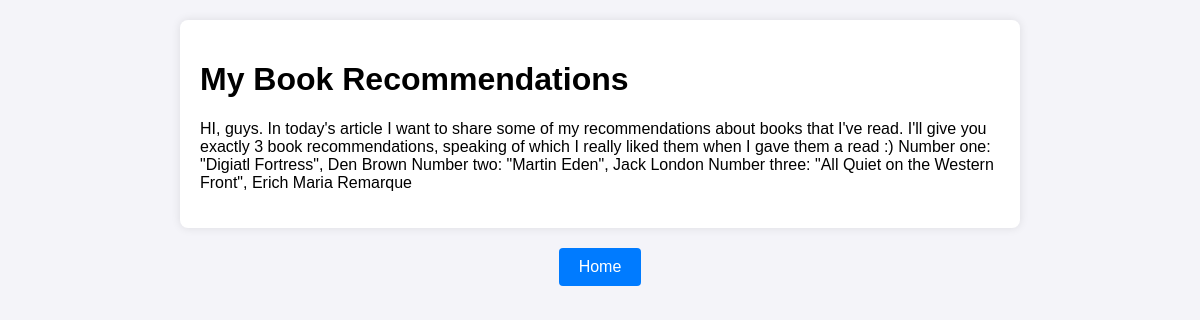
The app's page /articles/art/3 with its own data.
### articles/models.py (models this page shows, shortened)
class Articles(models.Model):
    title = models.CharField(max_length=256, blank=True, null=True)
    category = models.ForeignKey(Category, on_delete=models.DO_NOTHING)
    text = models.TextField(blank=True, null=True)
    image = models.ImageField(upload_to='default/', blank=True, null=True, default='not_available.png')
    created_at = models.DateField(auto_now_add=True)
    updated_at = models.DateField(auto_now=True)
    class Meta:
        db_table = 'articles'

### articles/views.py (the view)
# urls.py: path('art/<int:pk>', ArticleDetailView.as_view(), name='detail'),
class ArticleDetailView(View):
    def get(self, request, pk):
        article = Articles.objects.get(pk=pk)
        return render(request, 'detail.html', {'article': article})

### templates/detail.html (shortened to what this page needs)
<!DOCTYPE html>
<html lang="en">
<head>
</head>
<body>
    <div class="article-container">
        <h1>{{ article.title }}</h1>
        <p>{{ article.text }}</p>
    </div>
    <a href="{% url 'articles:category_view' %}" class="back-button">Home</a>
</body>
</html>

### templates/detail.html (style rules this page uses)
body { font-family: Arial, sans-serif; background-color: #f4f4f9; margin: 0; padding: 20px; display: flex; flex-direction: column; align-items: center; }
.article-container { background-color: #fff; padding: 20px; border-radius: 8px; box-shadow: 0 0 10px rgba(0, 0, 0, 0.1); margin-bottom: 20px; width: 80%; max-width: 800px; }
.back-button { background-color: #007bff; color: #fff; border: none; padding: 10px 20px; border-radius: 4px; cursor: pointer; font-size: 16px; text-decoration: none; }

### records on screen
Articles: title "My Book Recommendations", text "HI, guys. In today's article I want to share some of my recommendations about books that I've read. I'll give you exactly 3 book recommendations, speaking of which I really liked them when I gave them a read :) Number one: \"Digiatl Fortress\", Den Brown Number two: \"Martin Eden\", Jack London Number three: \"All Quiet on the Western Front\", Erich Maria Remarque"
